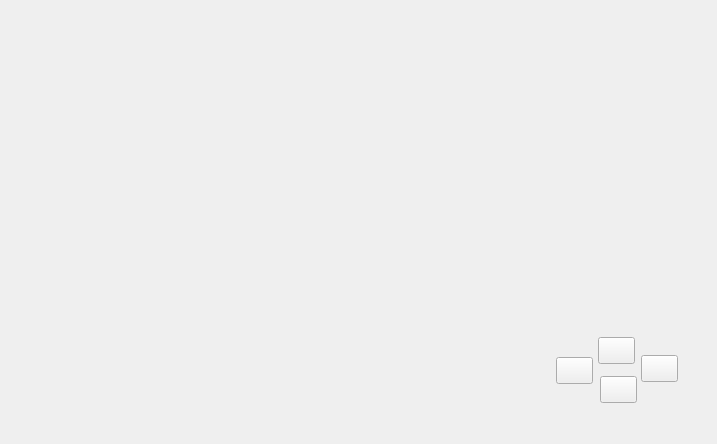
<?xml version="1.0" encoding="UTF-8"?>
<ui version="4.0">
 <class>Widget</class>
 <widget class="QWidget" name="Widget">
  <property name="geometry">
   <rect>
    <x>0</x>
    <y>0</y>
    <width>717</width>
    <height>444</height>
   </rect>
  </property>
  <property name="windowTitle">
   <string>Widget</string>
  </property>
  <widget class="QLabel" name="label">
   <property name="geometry">
    <rect>
     <x>-4</x>
     <y>1</y>
     <width>857</width>
     <height>655</height>
    </rect>
   </property>
   <property name="text">
    <string/>
   </property>
   <property name="pixmap">
    <pixmap resource="images.qrc">:/imgs/Background.jpg</pixmap>
   </property>
  </widget>
  <widget class="QLabel" name="tank">
   <property name="geometry">
    <rect>
     <x>89</x>
     <y>373</y>
     <width>47</width>
     <height>35</height>
    </rect>
   </property>
   <property name="text">
    <string/>
   </property>
   <property name="pixmap">
    <pixmap resource="images.qrc">:/imgs/Tank.png</pixmap>
   </property>
   <property name="scaledContents">
    <bool>true</bool>
   </property>
  </widget>
  <widget class="QPushButton" name="up">
   <property name="geometry">
    <rect>
     <x>598</x>
     <y>337</y>
     <width>37</width>
     <height>27</height>
    </rect>
   </property>
   <property name="text">
    <string/>
   </property>
   <property name="icon">
    <iconset resource="images.qrc">
     <normaloff>:/imgs/icon-arrow-up-b-128.png</normaloff>:/imgs/icon-arrow-up-b-128.png</iconset>
   </property>
  </widget>
  <widget class="QPushButton" name="down">
   <property name="geometry">
    <rect>
     <x>600</x>
     <y>376</y>
     <width>37</width>
     <height>27</height>
    </rect>
   </property>
   <property name="text">
    <string/>
   </property>
   <property name="icon">
    <iconset resource="images.qrc">
     <normaloff>:/imgs/icon-arrow-down-b-128.png</normaloff>:/imgs/icon-arrow-down-b-128.png</iconset>
   </property>
  </widget>
  <widget class="QPushButton" name="right">
   <property name="geometry">
    <rect>
     <x>641</x>
     <y>355</y>
     <width>37</width>
     <height>27</height>
    </rect>
   </property>
   <property name="text">
    <string/>
   </property>
   <property name="icon">
    <iconset resource="images.qrc">
     <normaloff>:/imgs/icon-arrow-right-b-128.png</normaloff>:/imgs/icon-arrow-right-b-128.png</iconset>
   </property>
  </widget>
  <widget class="QPushButton" name="left">
   <property name="geometry">
    <rect>
     <x>556</x>
     <y>357</y>
     <width>37</width>
     <height>27</height>
    </rect>
   </property>
   <property name="text">
    <string/>
   </property>
   <property name="icon">
    <iconset resource="images.qrc">
     <normaloff>:/imgs/icon-arrow-left-b-128.png</normaloff>:/imgs/icon-arrow-left-b-128.png</iconset>
   </property>
  </widget>
 </widget>
 <layoutdefault spacing="6" margin="11"/>
 <resources>
  <include location="images.qrc"/>
 </resources>
 <connections/>
</ui>
